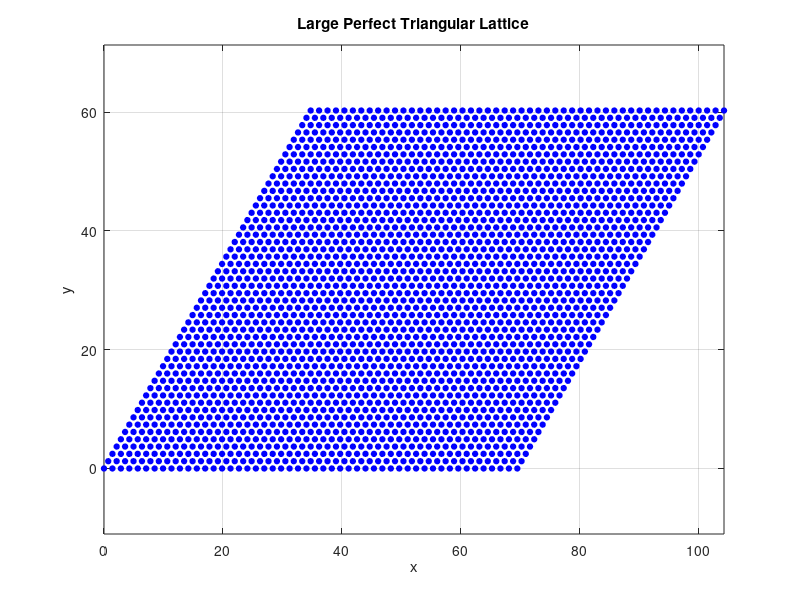

The MATLAB source for this figure:
%% Generate a Large Perfect Triangular Lattice and Write a LAMMPS .dat File
clear; clc; close all;

%% User Parameters
a = 1.42;       % Lattice constant (you can change this as needed)
n1 = 50;        % Number of repeats along the a1 direction
n2 = 50;        % Number of repeats along the a2 direction

%% Define Triangular Lattice Primitive Vectors
% For a triangular lattice, a common choice is:
%   a1 = [ a,  0 ]
%   a2 = [ a/2, a*sqrt(3)/2 ]
a1 = [a, 0];
a2 = [a/2, a*sqrt(3)/2];

%% Generate Lattice Points
N = n1 * n2;  % Total number of atoms
positions = zeros(N, 2);  % Preallocate for x,y positions

index = 1;
for i = 0:(n1-1)
    for j = 0:(n2-1)
        positions(index,:) = i * a1 + j * a2;
        index = index + 1;
    end
end

%% Determine Simulation Box Bounds
% Use the minimal rectangle that encloses all points.
x_min = min(positions(:,1));
x_max = max(positions(:,1));
y_min = min(positions(:,2));
y_max = max(positions(:,2));

% Optional: add a little buffer if desired.
buffer = 0.0;
xlo = x_min - buffer;
xhi = x_max + buffer;
ylo = y_min - buffer;
yhi = y_max + buffer;

% For a 2D simulation, we assign a small z-range.
zlo = -0.5;
zhi =  0.5;

%% Plot the Lattice to Verify
figure;
plot(positions(:,1), positions(:,2), 'bo', 'MarkerFaceColor', 'b', 'MarkerSize', 4);
xlabel('x');
ylabel('y');
title('Large Perfect Triangular Lattice');
axis equal;
grid on;

%% Write LAMMPS .dat File
% The file will have the standard LAMMPS data format:
%   Header, number of atoms, number of atom types,
%   Simulation box dimensions, Masses section, and Atoms section.
filename = './triangular.dat';
fid = fopen(filename, 'w');

fprintf(fid, '# LAMMPS data file: Large Triangular Lattice\n\n');
fprintf(fid, '%d atoms\n', N);
fprintf(fid, '1 atom types\n\n');

fprintf(fid, '%.6f %.6f xlo xhi\n', xlo, xhi);
fprintf(fid, '%.6f %.6f ylo yhi\n', ylo, yhi);
fprintf(fid, '%.6f %.6f zlo zhi\n\n', zlo, zhi);

fprintf(fid, 'Masses\n\n');
fprintf(fid, '1 12.0107\n\n');  % Mass for carbon (example)

fprintf(fid, 'Atoms\n\n');
% Writing one atom per line: id, atom type, x, y, z.
for i = 1:N
    fprintf(fid, '%d 1 %.6f %.6f 0.0\n', i, positions(i,1), positions(i,2));
end

fclose(fid);
fprintf('Wrote %s with %d atoms.\n', filename, N);
